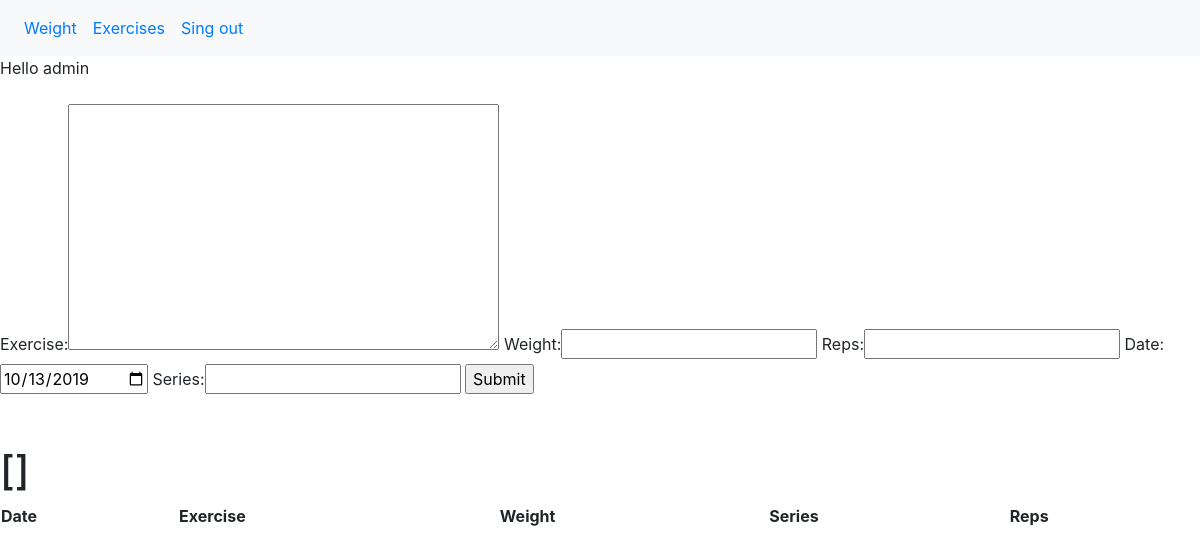
Page /exercises/ (signed in) on the earlier database version.
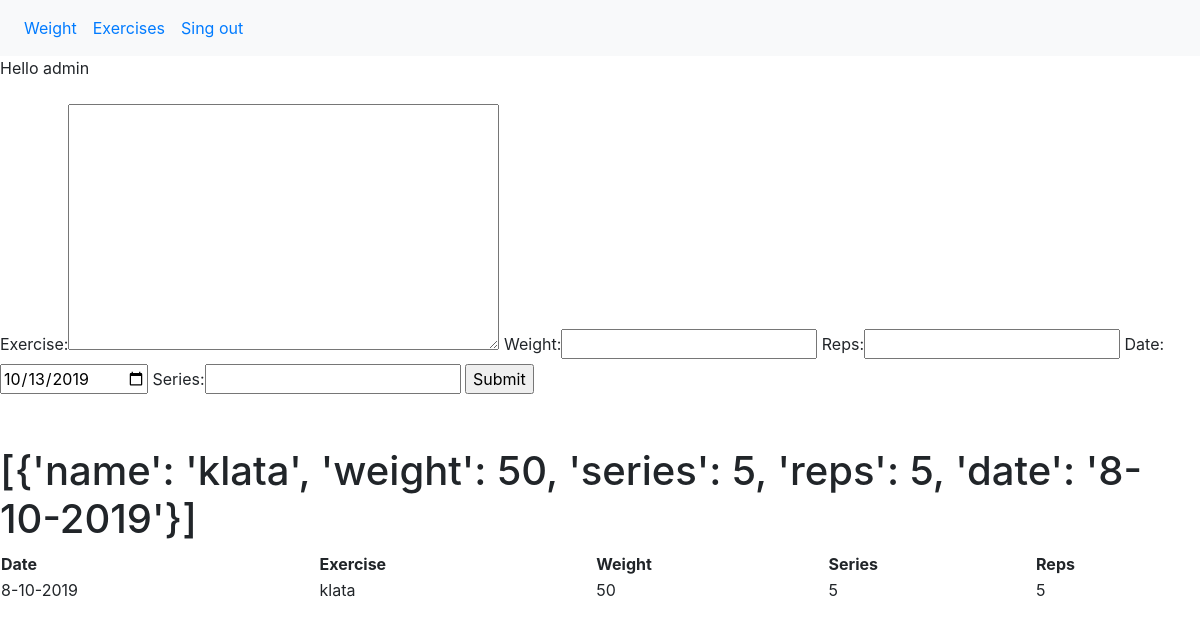
Same page on the later database version.
### exercises/models.py (models this page shows, shortened)
class Exercise(models.Model):
    username = models.ForeignKey(User, on_delete=models.CASCADE)
    exercise = models.TextField()
    weight = models.DecimalField(max_digits=4, decimal_places=1, validators=[MinValueValidator(0)])
    series = models.DecimalField(max_digits=4, decimal_places=1, validators=[MinValueValidator(0)])
    reps = models.DecimalField(max_digits=4, decimal_places=1, validators=[MinValueValidator(0)])
    date = models.DateField(default=date.today)

### exercises/views.py (the view, shortened to what this page needs)
# urls.py: path('', views.add_exercise, name='add_exercise'),
def add_exercise(request):
    instance = Exercise(username=request.user, date=timezone.now())
    form = ExerciseForm(data=request.POST, instance=instance)
    return render(request, 'exercises/exercises.html', display_exercises(request))

### exercises/forms.py
class ExerciseForm(forms.ModelForm):
    class Meta:
        model = Exercise
        widgets = {'date': DateInput()}
        fields = {'exercise', 'weight', 'series', 'reps', 'date'}

### exercises/views.py (called while the page is built)
def display_exercises(request):  # return a dictionary containing every user's exercise
    form = ExerciseForm()
    exercises = Exercise.objects.filter(username=request.user)
    exercises_list = []
    for exercise in exercises:
        exercises_list.append({"name": exercise.exercise, "weight": int(exercise.weight),
                               "series": int(exercise.series), "reps": int(exercise.reps),
                               "date": str(exercise.date.day) + "-" + str(exercise.date.month)
                                + "-" + str(exercise.date.year)})
    args = {'form': form, 'exercises_list': exercises_list, 'title': 'exercises'}
    return args

### exercises/templates/exercises/exercises.html (shortened to what this page needs)
{% extends "weight/base.html" %}
{% block content %}
<body>
    <link rel="stylesheet" type="text/css" href="https://cdn.datatables.net/v/dt/dt-1.10.20/datatables.min.css"/>
    Hello {{ user.username }}
    <br><br>
    <form method="post">
        {{ form }}
        <input type="submit" value="Submit">
    </form>
    <br><br>
    <h1>{{ exercises_list }}</h1>
    <table id="exerciseTable" class="display" style="width:100%">
        <thead>
            <tr>
                <th>Date</th>
                <th>Exercise</th>
                <th>Weight</th>
                <th>Series</th>
                <th>Reps</th>
            </tr>
        </thead>
        <tbody>
            {% for exercise in exercises_list %}
            <tr>
                <td>{{ exercise.date }}</td>
                <td>{{ exercise.name }}</td>
                <td>{{ exercise.weight }}</td>
                <td>{{ exercise.series }}</td>
                <td>{{ exercise.reps }}</td>
            </tr>
            {% endfor %}
        </tbody>
    </table>
</body>
{% endblock content %}

Differences in the rows shown:
added Exercise: date "8-10-2019", name "klata", weight "50", series "5", reps "5"
Other differences:
{{ exercises_list }}: "[]" → "[{'name': 'klata', 'weight': 50, 'series': 5, 'reps': 5, 'date': '8-10-2019'}]"
